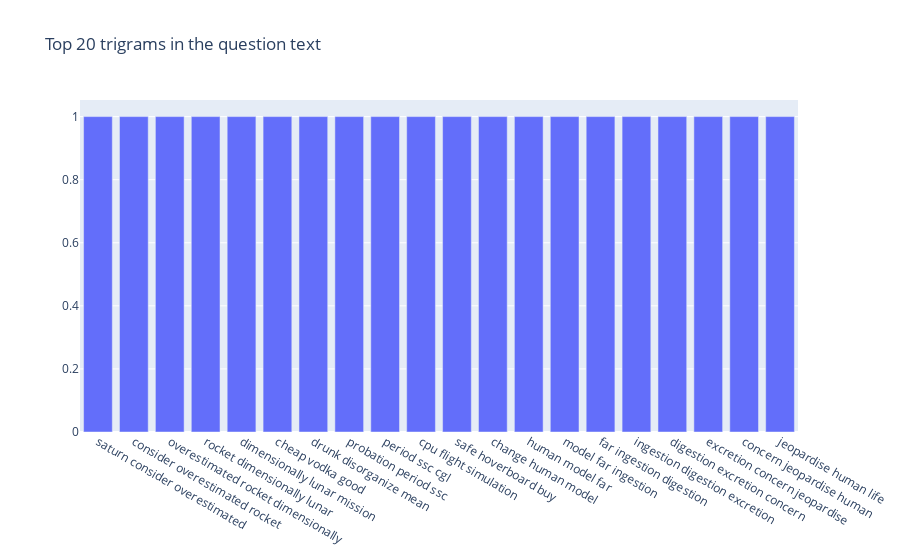

Here is the notebook cell this chart was saved with:
### Code cell
fig = go.Figure([go.Bar(x=df4['trigram'], y=df4['count'])])
fig.update_layout(title=go.layout.Title(text="Top 20 trigrams in the question text"))
fig.show()

### Figure 1 — Plotly figure (JSON) as saved in the notebook; plotly's stock layout.template omitted (floating-point values rounded to 4 significant figures)
{"data": [{"type": "bar", "x": ["saturn consider overestimated", "consider overestimated rocket", "overestimated rocket dimensionally", "rocket dimensionally lunar", "dimensionally lunar mission", "cheap vodka good", "drunk disorganize mean", "probation period ssc", "period ssc cgl", "cpu flight simulation", "safe hoverboard buy", "change human model", "human model far", "model far ingestion", "far ingestion digestion", "ingestion digestion excretion", "digestion excretion concern", "excretion concern jeopardise", "concern jeopardise human", "jeopardise human life"], "y": [1, 1, 1, 1, 1, 1, 1, 1, 1, 1, 1, 1, 1, 1, 1, 1, 1, 1, 1, 1]}], "layout": {"title": {"text": "Top 20 trigrams in the question text"}}}
